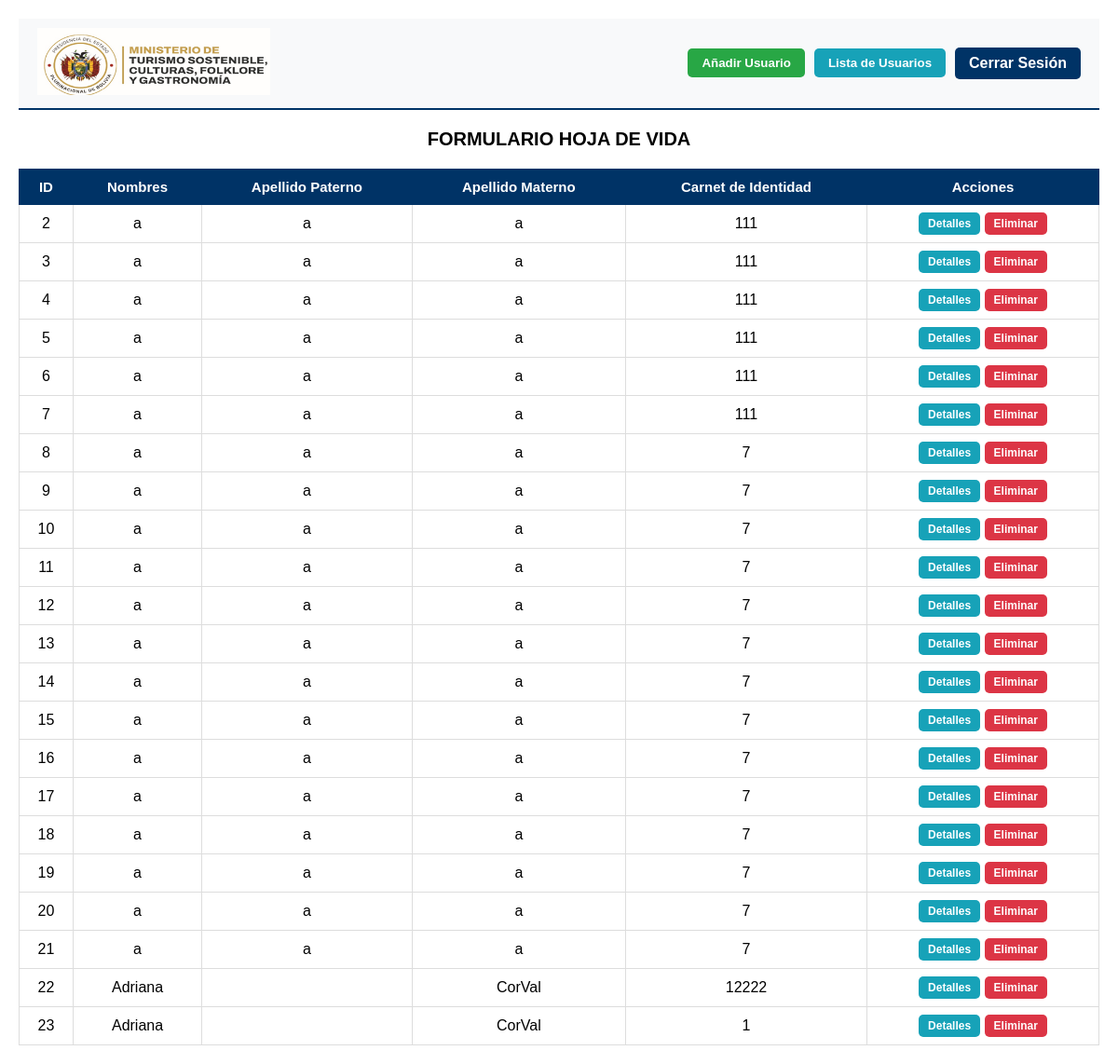
Before: /usuarios (signed in) with the older database file.
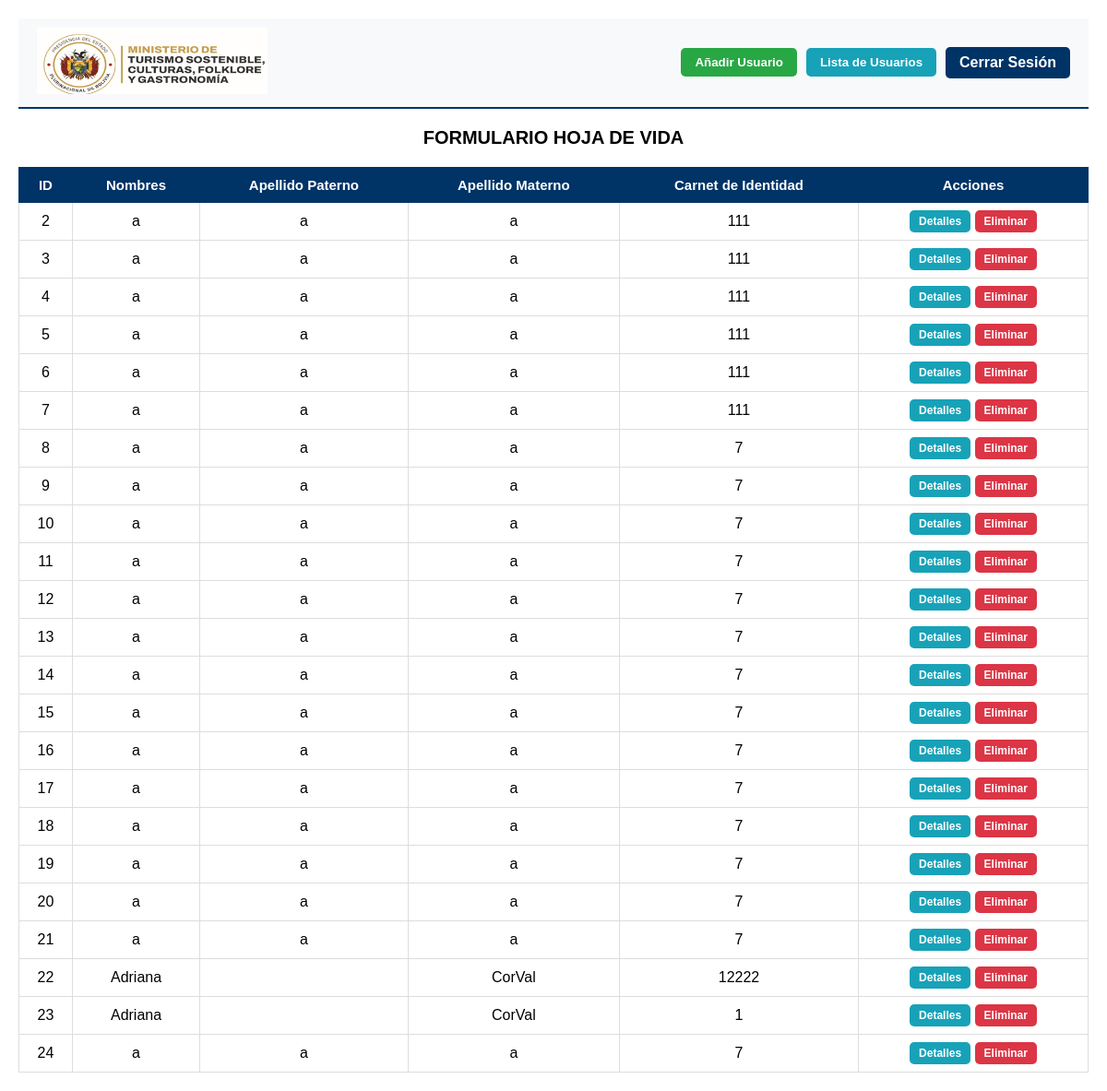
After: the same page with the newer database file.
### tables this page shows
CREATE TABLE datos(
        id INTEGER PRIMARY KEY AUTOINCREMENT,
        nombres TEXT NOT NULL,
        ap_pat TEXT,
        ap_mat TEXT,
        ci TEXT NOT NULL,
        exp TEXT,
        est_civil TEXT NOT NULL,
        fecha_nac TEXT NOT NULL,
        lugar TEXT NOT NULL,
        nacio TEXT NOT NULL,
        direccion TEXT NOT NULL,
        ciudad TEXT NOT NULL,
        gr_san TEXT NOT NULL,
        tcel INTEGER NOT NULL,
        tfijo INTEGER,
        correo TEXT UNIQUE,
        n_libser TEXT
        );

### app.py (the view)
@app.route('/usuarios')
@login_required
def usuarios():
    with get_db_connection() as conn:
        datos = conn.execute('SELECT * FROM datos ORDER BY id ASC').fetchall()
        usuarios = conn.execute('SELECT id, username FROM users ORDER BY id').fetchall()
    return render_template("usuarios.html", datos=datos, usuarios=usuarios)

### app.py (called while the page is built)
def get_db_connection():
    conn = sqlite3.connect('form_hv.db')
    conn.row_factory = sqlite3.Row
    return conn

@login_manager.user_loader
def load_user(user_id):
    return User.get_by_id(user_id)

    @staticmethod
    def get_by_id(user_id):
        conn = get_db_connection()
        user = conn.execute('SELECT * FROM users WHERE id=?',(user_id, )).fetchone()
        conn.close()
        if user:
            return User(user['id'], user['username'],user['password'])
        return None

### templates/usuarios.html (shortened to what this page needs)
<!DOCTYPE html>
<html lang="es">
<head>
</head>
<body>
    <nav>
        <div class="imagen">
            <img src="{{url_for('static', filename='image.png')}}" alt="LOGO MTSCFYG" style="width: 250px;">
        </div>
        <div class="nav-buttons">
            <button onclick="openAddUserModal()" class="btn btn-success">Añadir Usuario</button>
            <button onclick="openUsersListModal()" class="btn btn-info">Lista de Usuarios</button>
            <a href="{{ url_for('logout') }}" class="btn btn-primary">Cerrar Sesión</a>
        </div>
    </nav>
    <div style="display: flex; align-items: center; justify-content: center; margin: 20px 0;">
        <label style="font-size: 20px;"><strong>FORMULARIO HOJA DE VIDA</strong></label>
    </div>
    <table>
        <thead>
            <tr>
                <th>ID</th>
                <th>Nombres</th>
                <th>Apellido Paterno</th>
                <th>Apellido Materno</th>
                <th>Carnet de Identidad</th>
                <th>Acciones</th>
            </tr>
        </thead>
        <tbody>
            {% for item in datos %}
            <tr>
                <td>{{item.id}}</td>
                <td>{{item.nombres}}</td>
                <td>{{item.ap_pat}}</td>
                <td>{{item.ap_mat}}</td>
                <td>{{item.ci}}</td>
                <td>
                    <a href="{{ url_for('detalles', id=item.id) }}" class="btn btn-info" style="display: inline-block; padding: 5px 10px; font-size: 12px;">Detalles</a>
                    <form action="{{ url_for('eliminar', id=item.id) }}" method="POST" style="display: inline;"
                    onsubmit="return confirm('¿Estás seguro de eliminar este registro?');">
                        <button type="submit" class="btn btn-danger" style="padding: 5px 10px; font-size: 12px;">Eliminar</button>
                    </form>
                </td>
            </tr>
            {% endfor %}
        </tbody>
    </table>
</body>
</html>

### templates/usuarios.html (style rules this page uses)
* { font-family: Arial, Helvetica, sans-serif; }
body { font-family: Arial, Helvetica, sans-serif; padding: 20px; margin: 0; }
nav { display: flex; justify-content: space-between; align-items: center; padding: 10px 20px; background-color: #f8f9fa; border-bottom: 2px solid #003366; }
.nav-buttons { display: flex; gap: 10px; align-items: center; }
.btn { text-decoration: none; color: white; font-family: Arial, Helvetica, sans-serif; font-weight: bold; padding: 8px 15px; border: none; border-radius: 5px; cursor: pointer; transition: all 0.3s; }
.btn-primary { background-color: #003366; }
.btn-success { background-color: #28a745; }
.btn-danger { background-color: #dc3545; }
.btn-info { background-color: #17a2b8; }
table { width: 100%; border-collapse: collapse; margin-top: 20px; }
thead { background-color: #003366; color: white; }
th { border: 1px solid #003366; padding: 10px; font-size: 15px; text-align: center; }
td { border: 1px solid #ddd; padding: 8px; text-align: center; }

Changed rows visible on the page:
added datos: id "24", nombres "a", ap_pat "a", ap_mat "a", ci "7"
